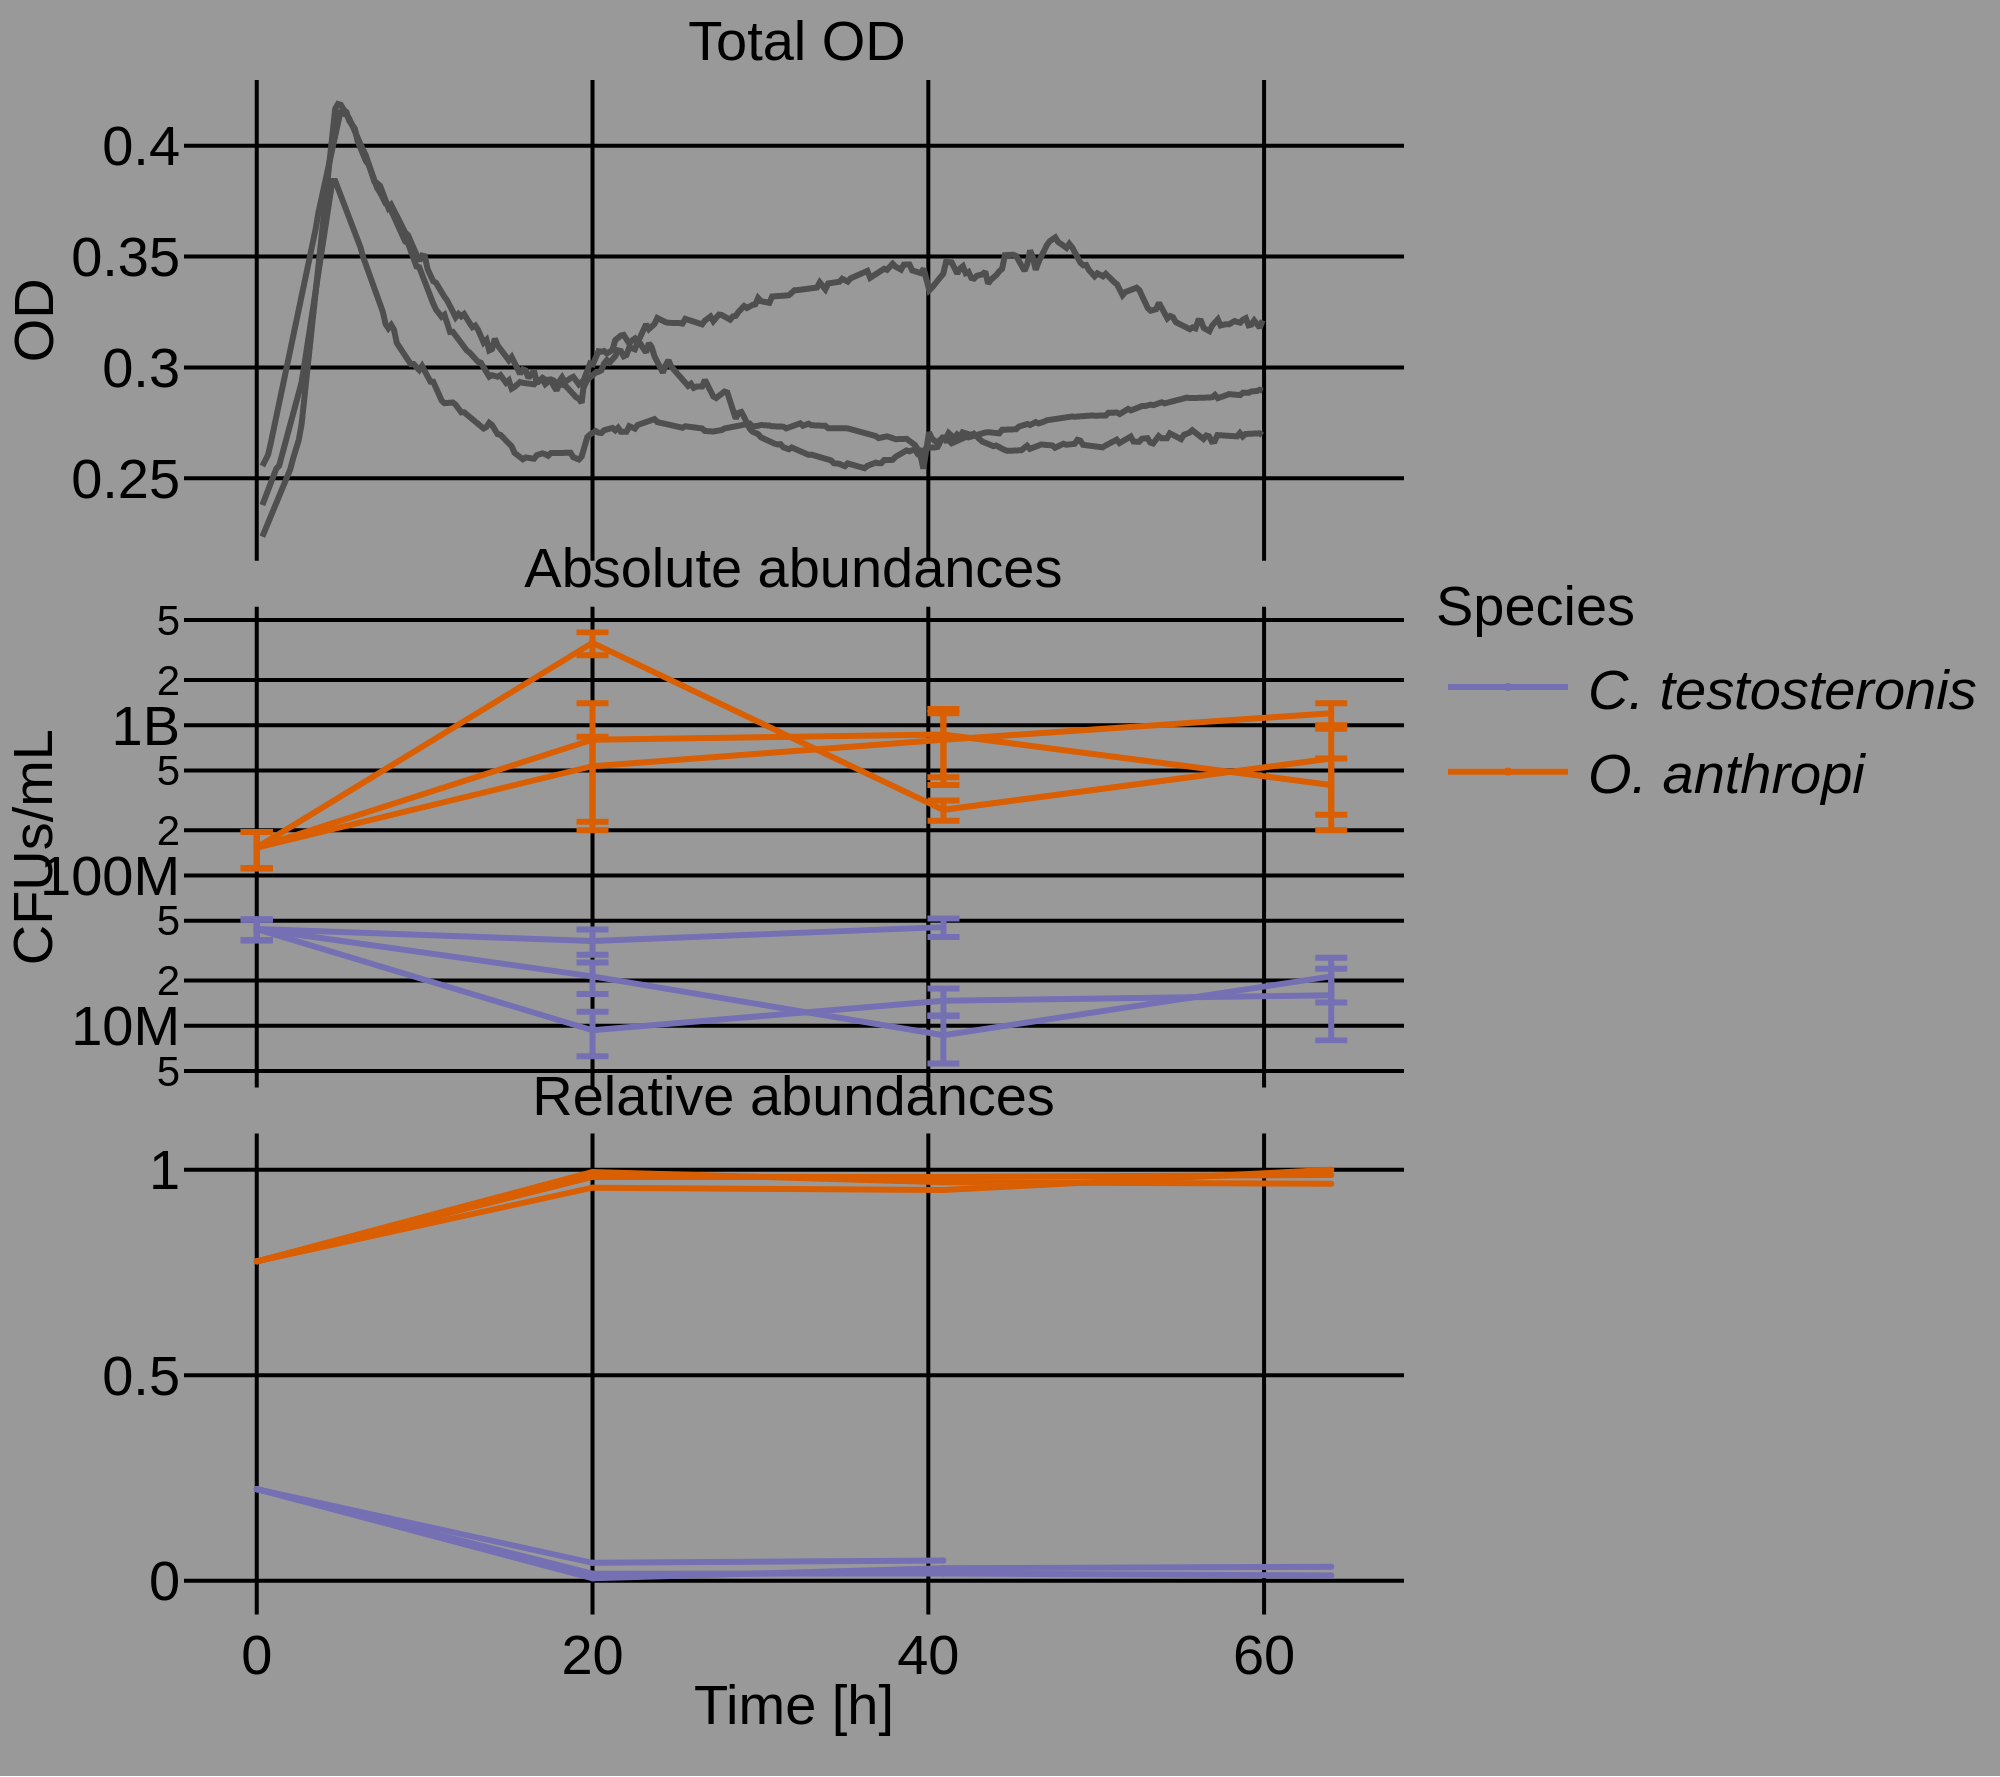

Write the Python code that produced this figure.
import plotly.graph_objects as go
from chibio_parser import fluorescence_paresr, cfu_parser, ct_oa_parser
from plotly.subplots import make_subplots
from style_plot import *


def plot_exp():
    Ms, cfus = ct_oa_parser(
        '/home/eric/ChiBioFlow/data/at_oa/240812_ct_oa_thiamine')

    fig = make_subplots(rows=3,
                        cols=1,
                        shared_xaxes=True,
                        subplot_titles=[
                            'Total OD', 'Absolute abundances',
                            'Relative abundances'
                        ],
                        vertical_spacing=0.03)
    for M in Ms:
        fig.add_trace(go.Scatter(x=M['exp_time'],
                                 y=M['od_measured'],
                                 marker=dict(color='#4F4F4F'),
                                 showlegend=False),
                      row=1,
                      col=1)
    for species in ['ct', 'oa']:
        for M in cfus[species]:
            fig.add_trace(go.Scatter(x=M['sample_time'],
                                     y=M['average'],
                                     name=abb[species],
                                     marker=dict(color=colors[species]),
                                     error_y=dict(type="data",
                                                  array=M["stdev"].to_list(),
                                                  visible=True),
                                     showlegend=False),
                          row=2,
                          col=1)
    for species in ['ct', 'oa']:
        for M in cfus[species]:
            fig.add_trace(go.Scatter(x=M['sample_time'],
                                     y=M['composition'],
                                     marker=dict(color=colors[species]),
                                     showlegend=False),
                          row=3,
                          col=1)
    fig['data'][3]['showlegend'] = True
    fig['data'][6]['showlegend'] = True
    fig["layout"]['yaxis2']["type"] = "log"
    fig["layout"]['yaxis1']["title"] = "OD"
    fig["layout"]['yaxis2']["title"] = "CFUs/mL"
    fig["layout"]['xaxis3']["title"] = "Time [h]"
    fig.update_layout(
        legend=dict(
            title='Species',
            y=0.6,  # Position the legend vertically; adjust as needed for placement
        ),
        width=width,
        height=height)
    fig.update_layout(width=width / 2, height=height / 1.8)
    fig = style_plot(fig, marker_size=1.5)
    fig.write_image('plot.png', scale=4)
    fig.show()


plot_exp()
